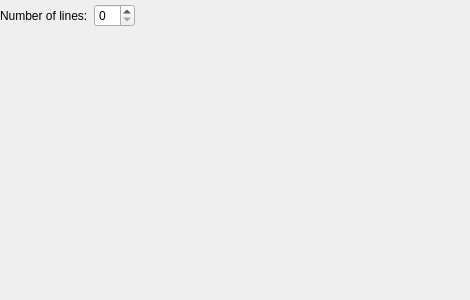
<ui version="4.0" >
 <class>uiStaffProperties</class>
 <widget class="QWidget" name="uiStaffProperties" >
  <property name="geometry" >
   <rect>
    <x>0</x>
    <y>0</y>
    <width>470</width>
    <height>300</height>
   </rect>
  </property>
  <property name="windowTitle" >
   <string>Staff properties</string>
  </property>
  <widget class="QWidget" name="layoutWidget" >
   <property name="geometry" >
    <rect>
     <x>0</x>
     <y>0</y>
     <width>471</width>
     <height>31</height>
    </rect>
   </property>
   <layout class="QHBoxLayout" >
    <item>
     <widget class="QLabel" name="uiNumberOfLinesLabel" >
      <property name="text" >
       <string>Number of lines:</string>
      </property>
     </widget>
    </item>
    <item>
     <widget class="QSpinBox" name="uiNumberOfLines" >
      <property name="maximum" >
       <number>15</number>
      </property>
     </widget>
    </item>
    <item>
     <spacer>
      <property name="orientation" >
       <enum>Qt::Horizontal</enum>
      </property>
      <property name="sizeType" >
       <enum>QSizePolicy::MinimumExpanding</enum>
      </property>
      <property name="sizeHint" >
       <size>
        <width>40</width>
        <height>20</height>
       </size>
      </property>
     </spacer>
    </item>
   </layout>
  </widget>
 </widget>
 <resources/>
 <connections/>
</ui>
